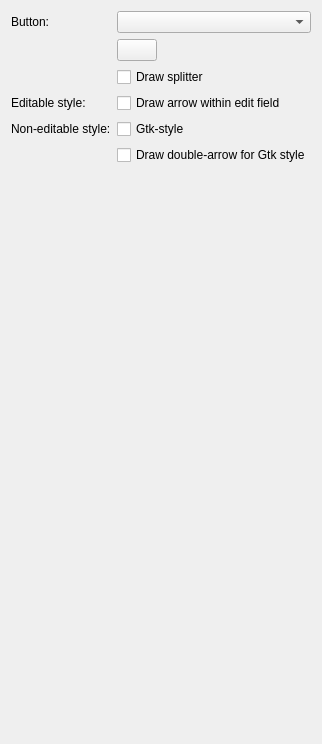
     <widget class="QWidget" name="page_16">
      <layout class="QFormLayout" name="formLayout_2">
       <item row="0" column="0">
        <widget class="QLabel" name="label_46">
         <property name="text">
          <string>Button:</string>
         </property>
        </widget>
       </item>
       <item row="0" column="1">
        <widget class="QComboBox" name="comboBtn">
         <property name="toolTip">
          <string>&lt;p&gt;Controls the coloration of the button part (i.e. the part with the arrow) of combo boxes.&lt;/p&gt;</string>
         </property>
        </widget>
       </item>
       <item row="1" column="1">
        <widget class="KColorButton" name="customComboBtnColor">
         <property name="sizePolicy">
          <sizepolicy hsizetype="Fixed" vsizetype="Fixed">
           <horstretch>0</horstretch>
           <verstretch>0</verstretch>
          </sizepolicy>
         </property>
         <property name="toolTip">
          <string>&lt;p&gt;Sets the custom color.&lt;/p&gt;</string>
         </property>
        </widget>
       </item>
       <item row="2" column="1">
        <widget class="QCheckBox" name="comboSplitter">
         <property name="toolTip">
          <string>&lt;p&gt;This option controls whether a line is drawn near non-editable combo box arrow buttons.&lt;/p&gt;</string>
         </property>
         <property name="text">
          <string>Draw splitter</string>
         </property>
        </widget>
       </item>
       <item row="3" column="0">
        <widget class="QLabel" name="label_64">
         <property name="text">
          <string>Editable style:</string>
         </property>
        </widget>
       </item>
       <item row="3" column="1">
        <widget class="QCheckBox" name="unifyCombo">
         <property name="toolTip">
          <string>&lt;p&gt;Controls whether the combo box button, of editable combos, should appear as a button or an arrow within the edit field.&lt;/p&gt;</string>
         </property>
         <property name="text">
          <string>Draw arrow within edit field</string>
         </property>
        </widget>
       </item>
       <item row="4" column="0">
        <widget class="QLabel" name="label_63">
         <property name="text">
          <string>Non-editable style:</string>
         </property>
        </widget>
       </item>
       <item row="4" column="1">
        <widget class="QCheckBox" name="gtkComboMenus">
         <property name="toolTip">
          <string>&lt;p&gt;In Gtk, the list that is attached to a combo-box appears in the same style as a popup-menu. KDE has the ability to mimic this look.&lt;/p&gt;</string>
         </property>
         <property name="text">
          <string>Gtk-style</string>
         </property>
        </widget>
       </item>
       <item row="5" column="1">
        <widget class="QCheckBox" name="doubleGtkComboArrow">
         <property name="toolTip">
          <string>&lt;p&gt;Controls whether a single down arrow, or a up and down arrow, should be drawn on non-editable combo boxes.&lt;/p&gt;</string>
         </property>
         <property name="text">
          <string>Draw double-arrow for Gtk style</string>
         </property>
        </widget>
       </item>
       <item row="6" column="1">
        <spacer name="verticalSpacer">
         <property name="orientation">
          <enum>Qt::Vertical</enum>
         </property>
         <property name="sizeHint" stdset="0">
          <size>
           <width>20</width>
           <height>562</height>
          </size>
         </property>
        </spacer>
       </item>
      </layout>
     </widget>
